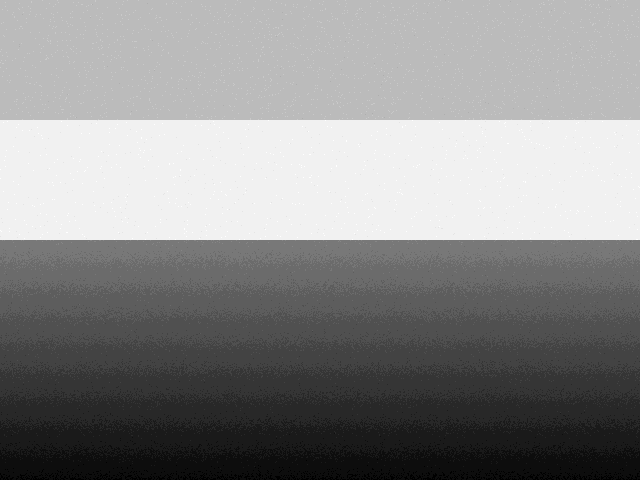
#> input picture quarantine/benchmark_synthetic/anuj_room_photo/depth/000000.png, 640 x 480 px
$ python -i frames.py   (imports and definitions only)   (older library calls are emulated)
#> lines starting #> are read from the running program, lines starting #| are printed output that depends on the picture
#> further down, picture is the input picture: shape (480, 640, 3); min 1, max 20, mean 11.44
"""Frame selection and quality filtering for the photo and video tiers.

Selecting which frames to reconstruct from is as important as the reconstruction
itself.  Too few frames miss geometry; too many slow the pipeline without adding
information; blurred or dark frames introduce noise.

This module provides:

1. **Blur rejection** — Laplacian variance below a threshold → frame is blurred.
2. **Exposure filtering** — frames that are too dark or too bright are penalised.
3. **Diversity sampling** — among the accepted frames, select a diverse subset
   by maximising the minimum pairwise distance in HOG-descriptor space.

The result is a compact set of frames that covers the scene geometry well.
"""

from __future__ import annotations

import logging
from typing import Optional

import cv2
import numpy as np

log = logging.getLogger("cozmo.recon.frames")


# [10 lines left out: functions _sharpness, _brightness, not called in this run]


def _hog_descriptor(image: np.ndarray, resize: int = 128) -> np.ndarray:
    """Compact HOG descriptor for diversity sampling.

    We resize to a fixed resolution and compute a coarse orientation histogram.
    """
#> called with resize = 128
    gray = cv2.cvtColor(image, cv2.COLOR_BGR2GRAY) if image.ndim == 3 else image
    gray = cv2.resize(gray, (resize, resize))
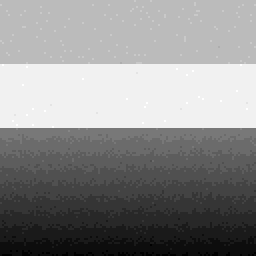
#> gray: shape (128, 128) (shown 2 times larger); min 1, max 20, mean 11.45; drawn with min black and max white

    gx = cv2.Sobel(gray, cv2.CV_32F, 1, 0, ksize=3)
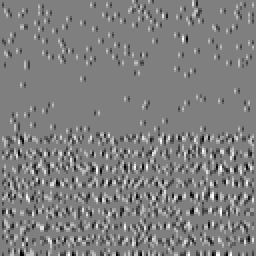
#> gx: shape (128, 128) float32 (shown 2 times larger); min -4, max 4, mean -0.0025; drawn with min black and max white
    gy = cv2.Sobel(gray, cv2.CV_32F, 0, 1, ksize=3)
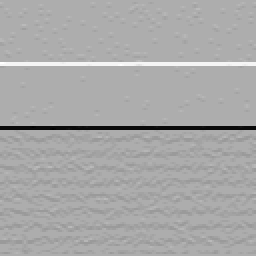
#> gy: shape (128, 128) float32 (shown 2 times larger); min -38, max 18, mean -0.834; drawn with min black and max white
    mag, angle = cv2.cartToPolar(gx, gy, angleInDegrees=True)
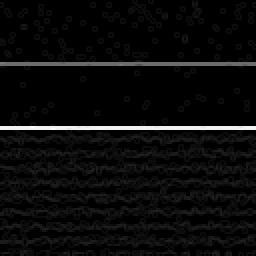
#> mag: shape (128, 128) float32 (shown 2 times larger); min 0, max 38, mean 1.7; drawn with min black and max white
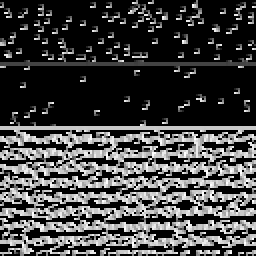
#> angle: shape (128, 128) float32 (shown 2 times larger); min 0, max 341.6, mean 90.3; drawn with min black and max white

    n_bins = 9
    bin_width = 360.0 / n_bins
    cell_size = resize // 4

    descriptors = []
    for cy in range(4):
        for cx in range(4):
            y1, y2 = cy * cell_size, (cy + 1) * cell_size
            x1, x2 = cx * cell_size, (cx + 1) * cell_size
            cell_mag = mag[y1:y2, x1:x2].ravel()
            cell_ang = angle[y1:y2, x1:x2].ravel()

            hist = np.zeros(n_bins, dtype=np.float32)
            for m, a in zip(cell_mag, cell_ang):
                b = int(a / bin_width) % n_bins
                hist[b] += m

            norm = np.linalg.norm(hist) + 1e-6
            descriptors.append(hist / norm)
#> after the loop, descriptors = 16 items

    return np.concatenate(descriptors)


# [63 lines left out: function select_diverse_frames, not called in this run]

>>> import cv2
>>> picture = cv2.imread('../../../quarantine/benchmark_synthetic/anuj_room_photo/depth/000000.png')
>>> result = _hog_descriptor(picture)
#> result = 144 values, max 0.985 at index 11, min 0 at index 8, mean 0.175
